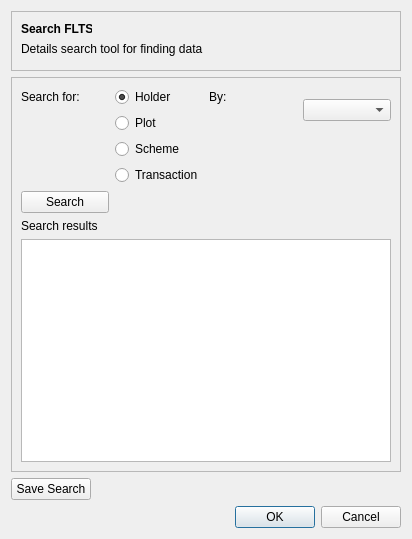
<?xml version="1.0" encoding="UTF-8"?>
<ui version="4.0">
 <class>Search_Dlg</class>
 <widget class="QDialog" name="Search_Dlg">
  <property name="geometry">
   <rect>
    <x>0</x>
    <y>0</y>
    <width>412</width>
    <height>539</height>
   </rect>
  </property>
  <property name="sizePolicy">
   <sizepolicy hsizetype="Fixed" vsizetype="Fixed">
    <horstretch>0</horstretch>
    <verstretch>0</verstretch>
   </sizepolicy>
  </property>
  <property name="minimumSize">
   <size>
    <width>300</width>
    <height>500</height>
   </size>
  </property>
  <property name="windowTitle">
   <string>Search</string>
  </property>
  <layout class="QGridLayout" name="gridLayout">
   <item row="0" column="0">
    <widget class="QFrame" name="frame">
     <property name="sizePolicy">
      <sizepolicy hsizetype="Preferred" vsizetype="MinimumExpanding">
       <horstretch>0</horstretch>
       <verstretch>0</verstretch>
      </sizepolicy>
     </property>
     <property name="minimumSize">
      <size>
       <width>0</width>
       <height>20</height>
      </size>
     </property>
     <property name="maximumSize">
      <size>
       <width>16777215</width>
       <height>60</height>
      </size>
     </property>
     <property name="frameShape">
      <enum>QFrame::StyledPanel</enum>
     </property>
     <property name="frameShadow">
      <enum>QFrame::Raised</enum>
     </property>
     <widget class="QLabel" name="label">
      <property name="geometry">
       <rect>
        <x>10</x>
        <y>10</y>
        <width>71</width>
        <height>16</height>
       </rect>
      </property>
      <property name="font">
       <font>
        <weight>75</weight>
        <bold>true</bold>
       </font>
      </property>
      <property name="text">
       <string>Search FLTS</string>
      </property>
     </widget>
     <widget class="QLabel" name="label_2">
      <property name="geometry">
       <rect>
        <x>10</x>
        <y>30</y>
        <width>201</width>
        <height>16</height>
       </rect>
      </property>
      <property name="text">
       <string>Details search tool for finding data </string>
      </property>
     </widget>
    </widget>
   </item>
   <item row="1" column="0">
    <widget class="QFrame" name="frame_2">
     <property name="sizePolicy">
      <sizepolicy hsizetype="Minimum" vsizetype="Minimum">
       <horstretch>0</horstretch>
       <verstretch>0</verstretch>
      </sizepolicy>
     </property>
     <property name="frameShape">
      <enum>QFrame::StyledPanel</enum>
     </property>
     <property name="frameShadow">
      <enum>QFrame::Raised</enum>
     </property>
     <layout class="QGridLayout" name="gridLayout_2">
      <item row="0" column="0">
       <widget class="QLabel" name="label_3">
        <property name="text">
         <string>Search for:</string>
        </property>
       </widget>
      </item>
      <item row="0" column="1">
       <widget class="QRadioButton" name="radioButton">
        <property name="text">
         <string>Holder</string>
        </property>
        <property name="checked">
         <bool>true</bool>
        </property>
       </widget>
      </item>
      <item row="0" column="2">
       <widget class="QLabel" name="label_4">
        <property name="text">
         <string>By:</string>
        </property>
       </widget>
      </item>
      <item row="0" column="3" rowspan="2">
       <widget class="QComboBox" name="comboBox"/>
      </item>
      <item row="1" column="1">
       <widget class="QRadioButton" name="radioButton_2">
        <property name="text">
         <string>Plot</string>
        </property>
       </widget>
      </item>
      <item row="2" column="1">
       <widget class="QRadioButton" name="radioButton_3">
        <property name="text">
         <string>Scheme</string>
        </property>
       </widget>
      </item>
      <item row="3" column="1">
       <widget class="QRadioButton" name="radioButton_4">
        <property name="text">
         <string>Transaction</string>
        </property>
       </widget>
      </item>
      <item row="4" column="0">
       <widget class="QPushButton" name="pushButton_2">
        <property name="text">
         <string>Search</string>
        </property>
       </widget>
      </item>
      <item row="5" column="0">
       <widget class="QLabel" name="label_5">
        <property name="text">
         <string>Search results</string>
        </property>
       </widget>
      </item>
      <item row="6" column="0" colspan="4">
       <widget class="QTextEdit" name="textEdit">
        <property name="sizePolicy">
         <sizepolicy hsizetype="MinimumExpanding" vsizetype="MinimumExpanding">
          <horstretch>0</horstretch>
          <verstretch>0</verstretch>
         </sizepolicy>
        </property>
        <property name="minimumSize">
         <size>
          <width>0</width>
          <height>0</height>
         </size>
        </property>
        <property name="textInteractionFlags">
         <set>Qt::TextSelectableByKeyboard|Qt::TextSelectableByMouse</set>
        </property>
       </widget>
      </item>
     </layout>
    </widget>
   </item>
   <item row="2" column="0">
    <widget class="QPushButton" name="pushButton">
     <property name="sizePolicy">
      <sizepolicy hsizetype="Maximum" vsizetype="Maximum">
       <horstretch>0</horstretch>
       <verstretch>0</verstretch>
      </sizepolicy>
     </property>
     <property name="text">
      <string>Save Search</string>
     </property>
    </widget>
   </item>
   <item row="3" column="0">
    <widget class="QDialogButtonBox" name="buttonBox">
     <property name="orientation">
      <enum>Qt::Horizontal</enum>
     </property>
     <property name="standardButtons">
      <set>QDialogButtonBox::Cancel|QDialogButtonBox::Ok</set>
     </property>
    </widget>
   </item>
  </layout>
 </widget>
 <resources/>
 <connections>
  <connection>
   <sender>buttonBox</sender>
   <signal>accepted()</signal>
   <receiver>Search_Dlg</receiver>
   <slot>accept()</slot>
   <hints>
    <hint type="sourcelabel">
     <x>248</x>
     <y>254</y>
    </hint>
    <hint type="destinationlabel">
     <x>157</x>
     <y>274</y>
    </hint>
   </hints>
  </connection>
  <connection>
   <sender>buttonBox</sender>
   <signal>rejected()</signal>
   <receiver>Search_Dlg</receiver>
   <slot>reject()</slot>
   <hints>
    <hint type="sourcelabel">
     <x>316</x>
     <y>260</y>
    </hint>
    <hint type="destinationlabel">
     <x>286</x>
     <y>274</y>
    </hint>
   </hints>
  </connection>
 </connections>
</ui>
